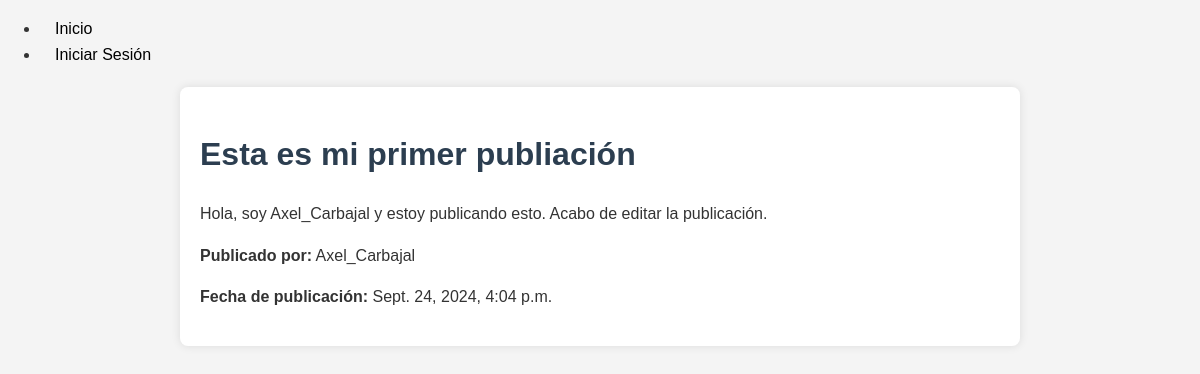
The app's page /posts/1/ with its own data.
### post/models.py (models this page shows, shortened)
class Post(models.Model):
    title = models.CharField(max_length=200)
    content = models.TextField()
    pub_date = models.DateTimeField(auto_now_add=True)
    author = models.ForeignKey(User, on_delete=models.CASCADE)

### post/views.py (the view)
# urls.py: path('<int:id>/', views.post_detail, name='post_detail'),  # Ver detalle de publicación
def post_detail(request, id):
    post = get_object_or_404(Post, id=id)
    return render(request, 'post_detail.html', {'post': post})

### post/templates/post_detail.html (shortened to what this page needs)
{% extends 'base.html' %}
{% block content %}
    <h1>{{ post.title }}</h1>
    <p>{{ post.content }}</p>
    <p><strong>Publicado por:</strong> {{ post.author }}</p>
    <p><strong>Fecha de publicación:</strong> {{ post.pub_date }}</p>
{% endblock %}

### post/static/styles.css (style rules this page uses)
body { font-family: Arial, sans-serif; line-height: 1.6; margin: 0; padding: 0; background-color: #f4f4f4; color: #333; }
h1, h2, h3 { color: #2c3e50; }

### records on screen
Post: title "Esta es mi primer publiación", content "Hola, soy Axel_Carbajal y estoy publicando esto. Acabo de editar la publicación.", author "Axel_Carbajal", pub_date "Sept. 24, 2024, 4:04 p.m."
